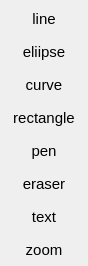
            <widget class="QWidget" name="part">
             <property name="geometry">
              <rect>
               <x>0</x>
               <y>0</y>
               <width>88</width>
               <height>234</height>
              </rect>
             </property>
             <attribute name="label">
              <string>Art Tools</string>
             </attribute>
             <layout class="QVBoxLayout" name="verticalLayout_9">
              <property name="spacing">
               <number>0</number>
              </property>
              <property name="leftMargin">
               <number>0</number>
              </property>
              <property name="topMargin">
               <number>2</number>
              </property>
              <property name="rightMargin">
               <number>0</number>
              </property>
              <property name="bottomMargin">
               <number>0</number>
              </property>
              <item>
               <widget class="QToolButton" name="line">
                <property name="sizePolicy">
                 <sizepolicy hsizetype="Expanding" vsizetype="Fixed">
                  <horstretch>0</horstretch>
                  <verstretch>0</verstretch>
                 </sizepolicy>
                </property>
                <property name="maximumSize">
                 <size>
                  <width>16777215</width>
                  <height>220</height>
                 </size>
                </property>
                <property name="font">
                 <font>
                  <pointsize>11</pointsize>
                 </font>
                </property>
                <property name="styleSheet">
                 <string notr="true">QToolButton{
Text-align:left;
padding: 5px 5px 5px 5px;
}

QToolButton:checked{
background-color: #212F39; 
}

QToolButton:hover {
background-color: #212F39; 
}
</string>
                </property>
                <property name="text">
                 <string>line</string>
                </property>
                <property name="iconSize">
                 <size>
                  <width>22</width>
                  <height>22</height>
                 </size>
                </property>
                <property name="checkable">
                 <bool>true</bool>
                </property>
                <property name="toolButtonStyle">
                 <enum>Qt::ToolButtonTextBesideIcon</enum>
                </property>
                <property name="autoRaise">
                 <bool>true</bool>
                </property>
               </widget>
              </item>
              <item>
               <widget class="QToolButton" name="ellipse">
                <property name="sizePolicy">
                 <sizepolicy hsizetype="Expanding" vsizetype="Fixed">
                  <horstretch>0</horstretch>
                  <verstretch>0</verstretch>
                 </sizepolicy>
                </property>
                <property name="maximumSize">
                 <size>
                  <width>16777215</width>
                  <height>220</height>
                 </size>
                </property>
                <property name="font">
                 <font>
                  <pointsize>11</pointsize>
                 </font>
                </property>
                <property name="styleSheet">
                 <string notr="true">QToolButton{
Text-align:left;
padding: 5px 5px 5px 5px;
}

QToolButton:checked{
background-color: #212F39; 
}

QToolButton:hover {
background-color: #212F39; 
}
</string>
                </property>
                <property name="text">
                 <string>eliipse</string>
                </property>
                <property name="iconSize">
                 <size>
                  <width>22</width>
                  <height>22</height>
                 </size>
                </property>
                <property name="checkable">
                 <bool>true</bool>
                </property>
                <property name="toolButtonStyle">
                 <enum>Qt::ToolButtonTextBesideIcon</enum>
                </property>
                <property name="autoRaise">
                 <bool>true</bool>
                </property>
               </widget>
              </item>
              <item>
               <widget class="QToolButton" name="curve">
                <property name="sizePolicy">
                 <sizepolicy hsizetype="Expanding" vsizetype="Fixed">
                  <horstretch>0</horstretch>
                  <verstretch>0</verstretch>
                 </sizepolicy>
                </property>
                <property name="maximumSize">
                 <size>
                  <width>16777215</width>
                  <height>220</height>
                 </size>
                </property>
                <property name="font">
                 <font>
                  <pointsize>11</pointsize>
                 </font>
                </property>
                <property name="styleSheet">
                 <string notr="true">QToolButton{
Text-align:left;
padding: 5px 5px 5px 5px;
}

QToolButton:checked{
background-color: #212F39; 
}

QToolButton:hover {
background-color: #212F39; 
}
</string>
                </property>
                <property name="text">
                 <string>curve</string>
                </property>
                <property name="iconSize">
                 <size>
                  <width>22</width>
                  <height>22</height>
                 </size>
                </property>
                <property name="checkable">
                 <bool>true</bool>
                </property>
                <property name="toolButtonStyle">
                 <enum>Qt::ToolButtonTextBesideIcon</enum>
                </property>
                <property name="autoRaise">
                 <bool>true</bool>
                </property>
               </widget>
              </item>
              <item>
               <widget class="QToolButton" name="rectangle">
                <property name="sizePolicy">
                 <sizepolicy hsizetype="Expanding" vsizetype="Fixed">
                  <horstretch>0</horstretch>
                  <verstretch>0</verstretch>
                 </sizepolicy>
                </property>
                <property name="maximumSize">
                 <size>
                  <width>16777215</width>
                  <height>220</height>
                 </size>
                </property>
                <property name="font">
                 <font>
                  <pointsize>11</pointsize>
                 </font>
                </property>
                <property name="styleSheet">
                 <string notr="true">QToolButton{
Text-align:left;
padding: 5px 5px 5px 5px;
}

QToolButton:checked{
background-color: #212F39; 
}

QToolButton:hover {
background-color: #212F39; 
}
</string>
                </property>
                <property name="text">
                 <string>rectangle</string>
                </property>
                <property name="iconSize">
                 <size>
                  <width>22</width>
                  <height>22</height>
                 </size>
                </property>
                <property name="checkable">
                 <bool>true</bool>
                </property>
                <property name="toolButtonStyle">
                 <enum>Qt::ToolButtonTextBesideIcon</enum>
                </property>
                <property name="autoRaise">
                 <bool>true</bool>
                </property>
               </widget>
              </item>
              <item>
               <widget class="QToolButton" name="pen">
                <property name="sizePolicy">
                 <sizepolicy hsizetype="Expanding" vsizetype="Fixed">
                  <horstretch>0</horstretch>
                  <verstretch>0</verstretch>
                 </sizepolicy>
                </property>
                <property name="maximumSize">
                 <size>
                  <width>16777215</width>
                  <height>220</height>
                 </size>
                </property>
                <property name="font">
                 <font>
                  <pointsize>11</pointsize>
                 </font>
                </property>
                <property name="styleSheet">
                 <string notr="true">QToolButton{
Text-align:left;
padding: 5px 5px 5px 5px;
}

QToolButton:checked{
background-color: #212F39; 
}

QToolButton:hover {
background-color: #212F39; 
}
</string>
                </property>
                <property name="text">
                 <string>pen</string>
                </property>
                <property name="iconSize">
                 <size>
                  <width>22</width>
                  <height>22</height>
                 </size>
                </property>
                <property name="checkable">
                 <bool>true</bool>
                </property>
                <property name="toolButtonStyle">
                 <enum>Qt::ToolButtonTextBesideIcon</enum>
                </property>
                <property name="autoRaise">
                 <bool>true</bool>
                </property>
               </widget>
              </item>
              <item>
               <widget class="QToolButton" name="eraser">
                <property name="sizePolicy">
                 <sizepolicy hsizetype="Expanding" vsizetype="Fixed">
                  <horstretch>0</horstretch>
                  <verstretch>0</verstretch>
                 </sizepolicy>
                </property>
                <property name="maximumSize">
                 <size>
                  <width>16777215</width>
                  <height>220</height>
                 </size>
                </property>
                <property name="font">
                 <font>
                  <pointsize>11</pointsize>
                 </font>
                </property>
                <property name="styleSheet">
                 <string notr="true">QToolButton{
Text-align:left;
padding: 5px 5px 5px 5px;
}

QToolButton:checked{
background-color: #212F39; 
}

QToolButton:hover {
background-color: #212F39; 
}
</string>
                </property>
                <property name="text">
                 <string>eraser</string>
                </property>
                <property name="iconSize">
                 <size>
                  <width>22</width>
                  <height>22</height>
                 </size>
                </property>
                <property name="checkable">
                 <bool>true</bool>
                </property>
                <property name="toolButtonStyle">
                 <enum>Qt::ToolButtonTextBesideIcon</enum>
                </property>
                <property name="autoRaise">
                 <bool>true</bool>
                </property>
               </widget>
              </item>
              <item>
               <widget class="QToolButton" name="text">
                <property name="sizePolicy">
                 <sizepolicy hsizetype="Expanding" vsizetype="Fixed">
                  <horstretch>0</horstretch>
                  <verstretch>0</verstretch>
                 </sizepolicy>
                </property>
                <property name="minimumSize">
                 <size>
                  <width>0</width>
                  <height>0</height>
                 </size>
                </property>
                <property name="maximumSize">
                 <size>
                  <width>16777215</width>
                  <height>220</height>
                 </size>
                </property>
                <property name="font">
                 <font>
                  <pointsize>11</pointsize>
                 </font>
                </property>
                <property name="styleSheet">
                 <string notr="true">QToolButton{
Text-align:left;
padding: 5px 5px 5px 5px;
}

QToolButton:checked{
background-color: #212F39; 
}

QToolButton:hover {
background-color: #212F39; 
}
</string>
                </property>
                <property name="text">
                 <string>text</string>
                </property>
                <property name="iconSize">
                 <size>
                  <width>22</width>
                  <height>22</height>
                 </size>
                </property>
                <property name="checkable">
                 <bool>true</bool>
                </property>
                <property name="toolButtonStyle">
                 <enum>Qt::ToolButtonTextBesideIcon</enum>
                </property>
                <property name="autoRaise">
                 <bool>true</bool>
                </property>
               </widget>
              </item>
              <item>
               <widget class="QToolButton" name="magnifier">
                <property name="sizePolicy">
                 <sizepolicy hsizetype="MinimumExpanding" vsizetype="Fixed">
                  <horstretch>0</horstretch>
                  <verstretch>0</verstretch>
                 </sizepolicy>
                </property>
                <property name="font">
                 <font>
                  <pointsize>11</pointsize>
                 </font>
                </property>
                <property name="styleSheet">
                 <string notr="true">QToolButton{
Text-align:left;
padding: 5px 5px 5px 5px;
}

QToolButton:checked{
background-color: #212F39; 
}

QToolButton:hover {
background-color: #212F39; 
}
</string>
                </property>
                <property name="text">
                 <string>zoom</string>
                </property>
                <property name="iconSize">
                 <size>
                  <width>22</width>
                  <height>22</height>
                 </size>
                </property>
                <property name="checkable">
                 <bool>true</bool>
                </property>
                <property name="toolButtonStyle">
                 <enum>Qt::ToolButtonTextBesideIcon</enum>
                </property>
                <property name="autoRaise">
                 <bool>true</bool>
                </property>
               </widget>
              </item>
              <item>
               <spacer name="verticalSpacer_5">
                <property name="orientation">
                 <enum>Qt::Vertical</enum>
                </property>
                <property name="sizeHint" stdset="0">
                 <size>
                  <width>20</width>
                  <height>40</height>
                 </size>
                </property>
               </spacer>
              </item>
             </layout>
            </widget>
